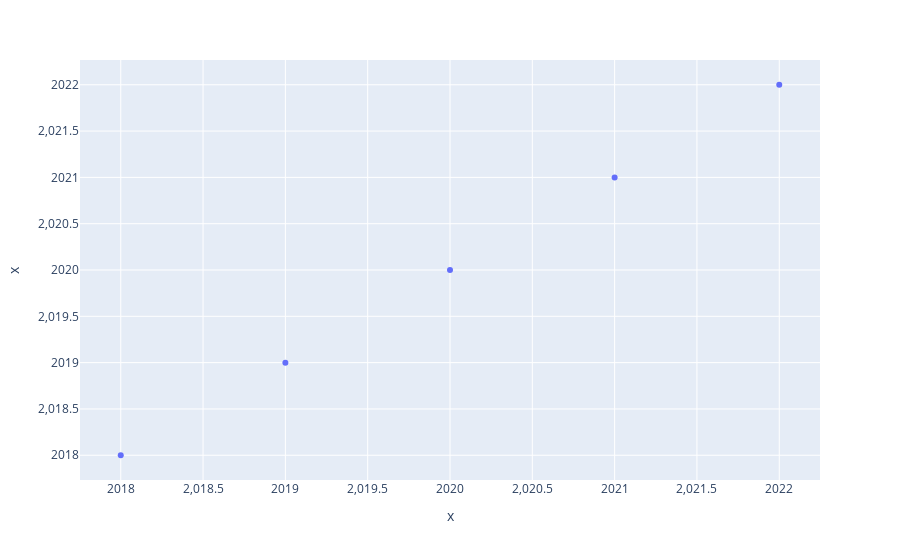

The notebook cell saved with this chart:
### Code cell
import plotly.express as px
# df = px.data.iris() # iris is a pandas DataFrame
fig = px.scatter(path_time_df[a], x="x", y="x")
fig.show()

### Figure 1 — Plotly figure (JSON) as saved in the notebook; plotly's stock layout.template omitted (floating-point values rounded to 4 significant figures)
{"data": [{"hovertemplate": "x=%{y}<extra></extra>", "legendgroup": "", "marker": {"color": "#636efa", "symbol": "circle"}, "mode": "markers", "name": "", "orientation": "v", "showlegend": false, "type": "scatter", "x": [2018, 2019, 2020, 2021, 2022], "xaxis": "x", "y": [2018, 2019, 2020, 2021, 2022], "yaxis": "y"}], "layout": {"legend": {"tracegroupgap": 0}, "margin": {"t": 60}, "xaxis": {"anchor": "y", "domain": [0, 1], "title": {"text": "x"}}, "yaxis": {"anchor": "x", "domain": [0, 1], "title": {"text": "x"}}}}
